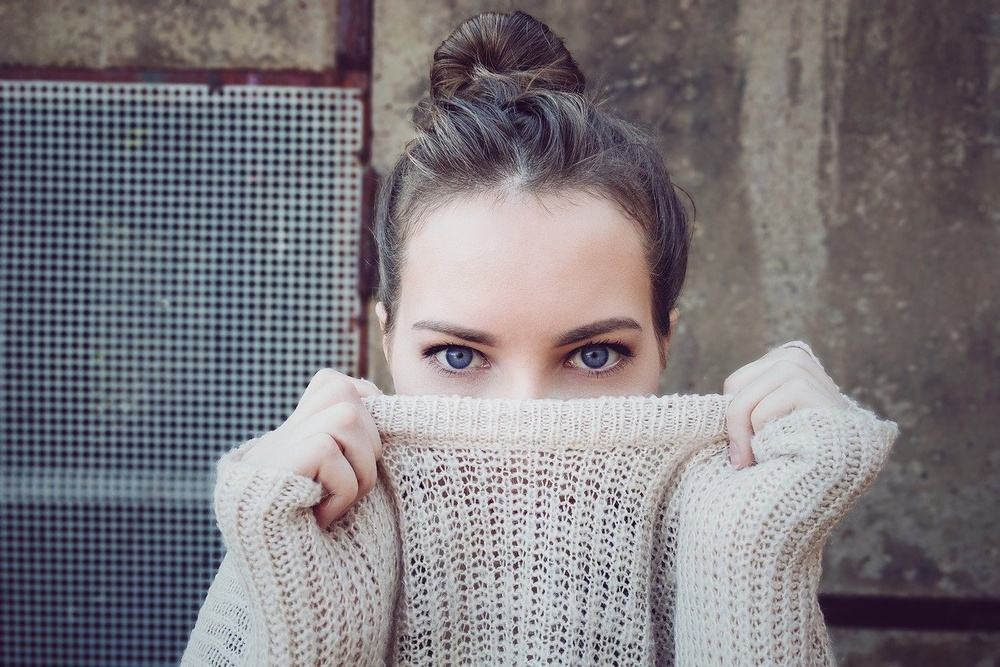
#> input picture img/People.jpg, 1000 x 667 px, shrunk from 1280 x 854 before the run
$ python RemapBarrel.py
#> lines starting #> are read from the running program, lines starting #| are printed output that depends on the picture
import cv2
import numpy as np


k1, k2, k3 = 0.5, 0.2, 0.0

img = cv2.imread('../../../../img/People.jpg')
#> img is the input picture: shape (667, 1000, 3); mean B, G, R 125, 120.6, 124.6
rows, cols = img.shape[:2]
#> rows = 667; cols = 1000

mapY, mapX = np.indices((rows, cols), dtype=np.float32)

mapX = 2 * mapX / (cols - 1) - 1
mapY = 2 * mapY / (rows - 1) - 1
r, theta = cv2.cartToPolar(mapX, mapY)
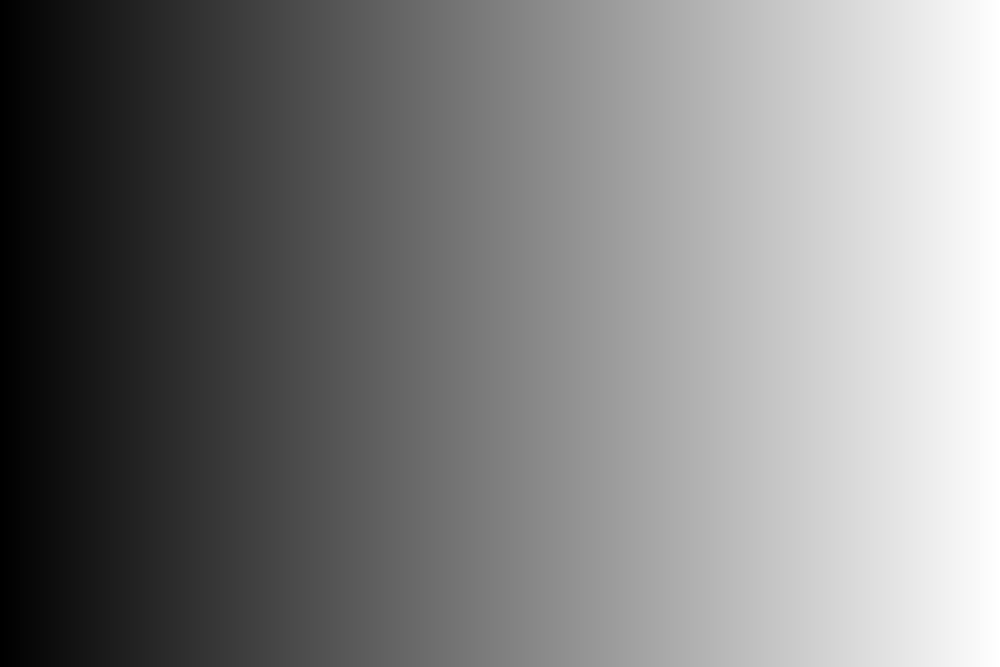
#> mapX: shape (667, 1000) float32; min -1, max 1, mean 3.66e-10; drawn with min black and max white

ru = r * (1 + k1 * (r ** 2) + k2 * (r ** 4), k3 * (r ** 6))

#> (the run stopped early here; a loop or call above may not have finished)
